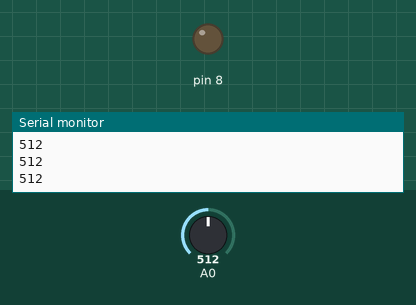
This sketch was run on a simulated Arduino Uno, built with avr-gcc and run on an emulated ATmega328P. Shown: output pins drawn as LEDs (lit = HIGH), the last lines printed to the serial monitor. The test bench sets the inputs (shaded band); at power-on: A0 = 512.

Above: at 1.2 s.
1.3 s: A0 set to 744
2.8 s: A0 set to 759
At 4.0 s:
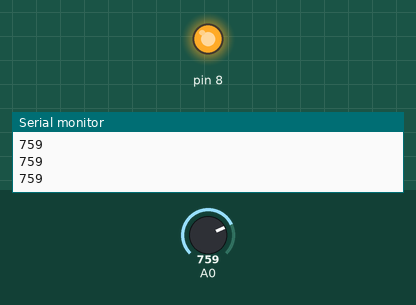
4.3 s: A0 set to 740
At 5.5 s:
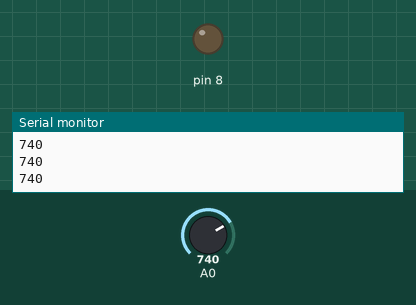
5.8 s: A0 set to 760
At 6.8 s:
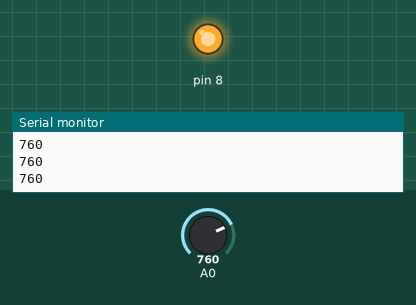
Timing chart, 0 to 8.3 s (numbered marks = the images above; inputs shaded):
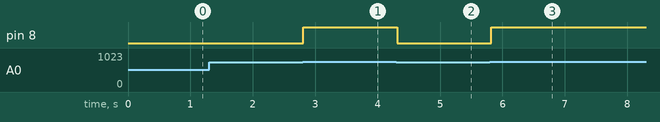

The sketch:

Parte2.ino
```cpp
void setup(){
//Mantenemos el puerto serie con fines de depuración
Serial.begin(9600);
//Preparamos la entrada 8 para que funcione como salida
pinMode(8,OUTPUT);
}
void loop(){
int valor=analogRead(A0);
Serial.println(valor);
if (valor>750){
digitalWrite(8,HIGH);
}else{
digitalWrite(8,LOW);
}
delay(100);
}
```

Measured:
- the behaviour switches between 750 and 751 on A0 (found by bisection; images 0 and 1)
- after the input at 2.8 s, pin 8: LOW → HIGH at once
- after the input at 4.3 s, pin 8: HIGH → LOW at once
- after the input at 5.8 s, pin 8: LOW → HIGH at once
